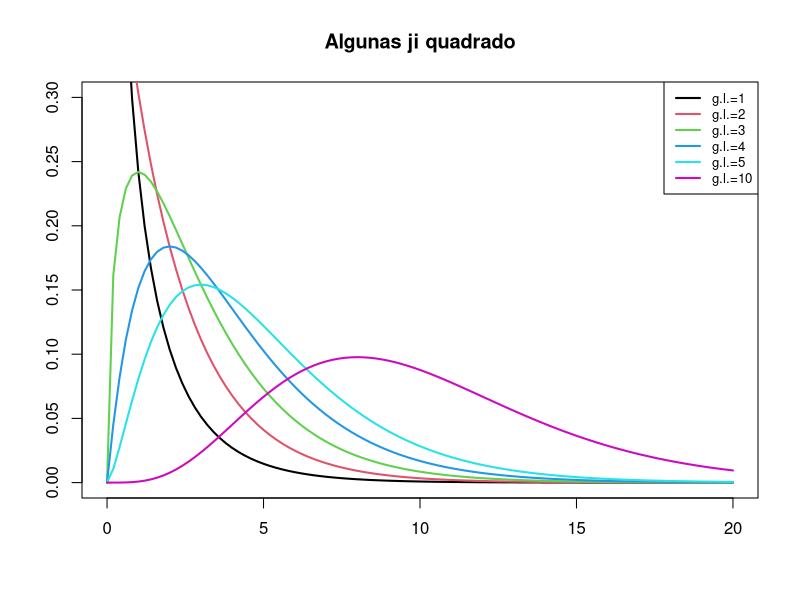
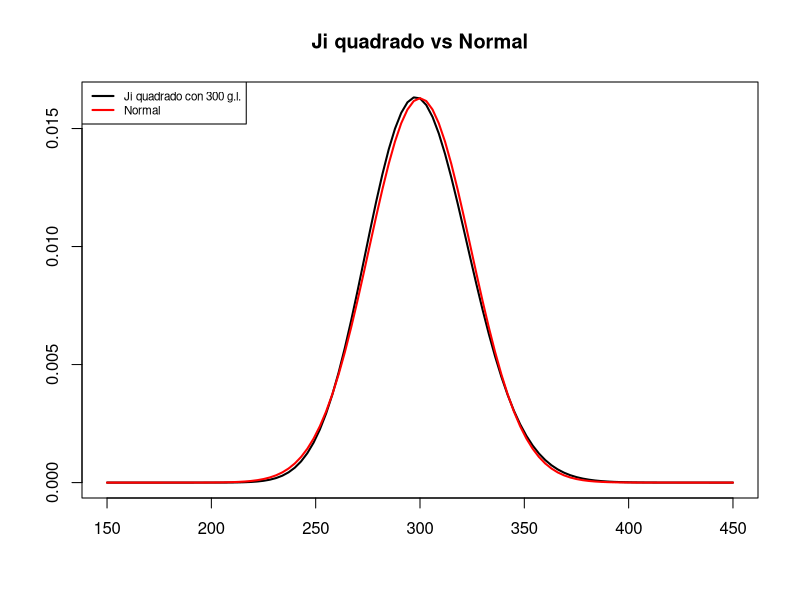
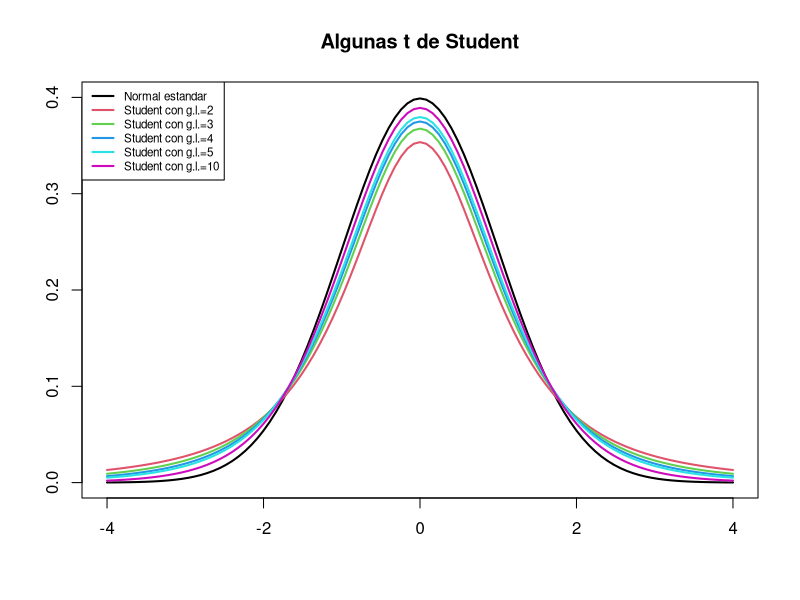
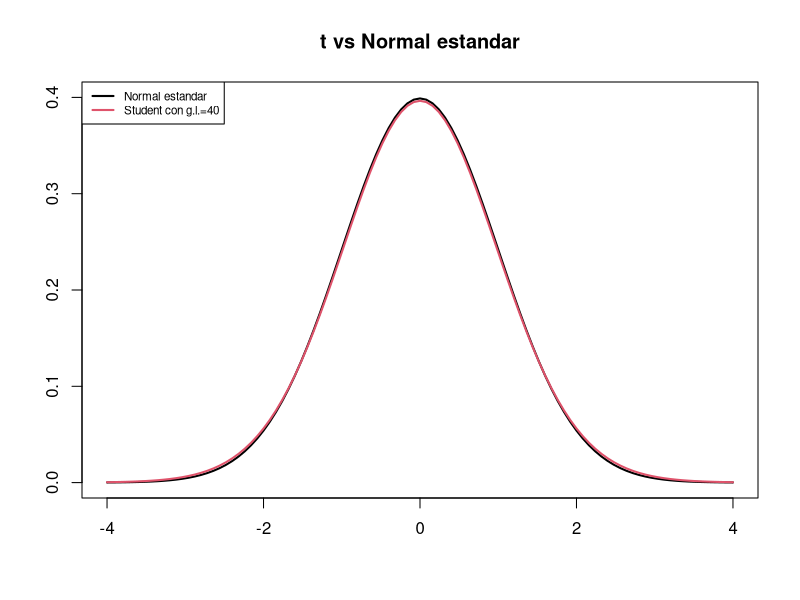
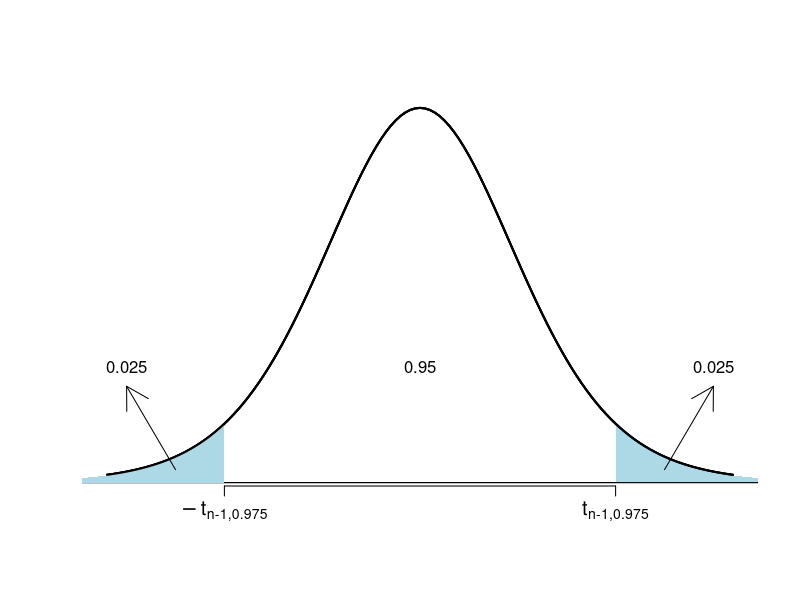
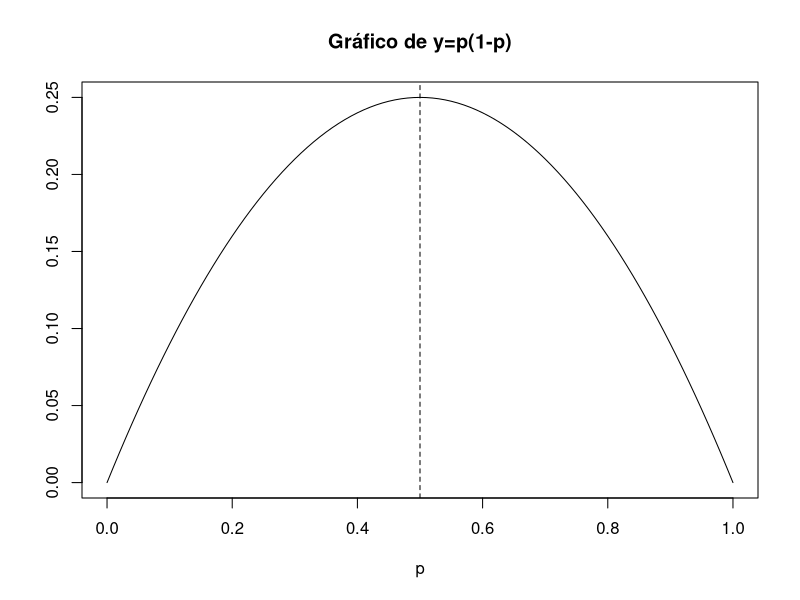

Generate these figures, in order, with R:
## ---- chunk 1
curve(dchisq(x,1),col=1,lwd=2,xlim=c(0,20),xlab="",ylab="",ylim=c(0,0.3),main="Algunas ji quadrado")
curve(dchisq(x,2),col=2,lwd=2,add=TRUE)
curve(dchisq(x,3),col=3,lwd=2,add=TRUE)
curve(dchisq(x,4),col=4,lwd=2,add=TRUE)
curve(dchisq(x,5),col=5,lwd=2,add=TRUE)
curve(dchisq(x,10),col=6,lwd=2,add=TRUE)
legend("topright",col=1:6,lty=c(1,1),
       lwd=c(2,2),legend=paste("g.l.=",c(1:5,10),sep=""),cex=0.8)
## ---- chunk 2
curve(dchisq(x,300),xlim=c(150,450),lwd=2,xlab="",ylab="",main="Ji quadrado vs Normal")
curve(dnorm(x,300,sqrt(600)),lwd=2,col="red",add=TRUE)
legend("topleft",col=c("black","red"),lty=c(1,1),
       lwd=c(2,2),legend=c("Ji quadrado con 300 g.l.","Normal"),cex=0.7)
## ---- chunk 3
curve(dnorm(x),col=1,lwd=2,xlim=c(-4,4),xlab="",ylab="",ylim=c(0,0.4),
      main="Algunas t de Student")
curve(dt(x,2),col=2,lwd=2,add=TRUE)
curve(dt(x,3),col=3,lwd=2,add=TRUE)
curve(dt(x,4),col=4,lwd=2,add=TRUE)
curve(dt(x,5),col=5,lwd=2,add=TRUE)
curve(dt(x,10),col=6,lwd=2,add=TRUE)
legend("topleft",col=1:6,lty=rep(1,6), lwd=rep(2,6),
legend=c("Normal estandar", paste("Student con g.l.=",c(2:5,10),sep="")),cex=0.7)
## ---- chunk 4
curve(dnorm(x),col=1,lwd=2,xlim=c(-4,4),xlab="",ylab="",ylim=c(0,0.4),
      main="t vs Normal estandar")
curve(dt(x,40),col=2,lwd=2,add=TRUE)
legend("topleft",col=1:2,lty=rep(1,2), lwd=rep(2,2),
       legend=c("Normal estandar", "Student con g.l.=40"),cex=0.7)
## ---- chunk 5
n=10
x <- seq(-3.2,3.2,.05)
plot(x,dt(x,n),type="l",xlab="",ylab="",xlim=c(-3.2,3.2),ylim=c(0,.4),bty="n",lwd=2,xaxt="n",yaxt="n")
abline(h=0)
polysection <- function(a,b,col="blue",n=11){
  dx <- seq(a,b,length.out=n)
  polygon(c(a,dx,b),c(0,dt(dx,n),0),border=NA,col=col)
}

for(i in 2:3){
  polysection(i,i+1,col="light blue")
}
points(x,dt(x,n),type="l",lwd=2)
abline(h=0)

for(i in (-4):(-3)){
  polysection(i,i+1,col="light blue")
}
points(x,dt(x,n),type="l",lwd=2)



axis(1,at=c(-2,2), labels=c(expression(-t["n-1,0.975"]),expression(t["n-1,0.975"])),cex.axis=1.2,tick=TRUE,line = -0.6)
arrows(2.5,dt(2.5,10)/2,3,0.1,lwd=1)
arrows(-2.5,dt(-2.5,10)/2,-3,0.1,lwd=1)
#segments(2,0,2,dt(2,n))
#segments(-2,0,-2,dt(-2,n))
text(3,0.12,expression(0.025))
text(-3,0.12,expression(0.025))
text(0,0.12,expression(0.95))
## ---- chunk 6
library(epitools)
## ---- chunk 7
binom.approx(25,100)
## ---- chunk 8
curve(x*(1-x),xlim=c(0,1),xlab="p",ylab="",main="Gráfico de y=p(1-p)")
abline(v=0.5,lty="dashed")
